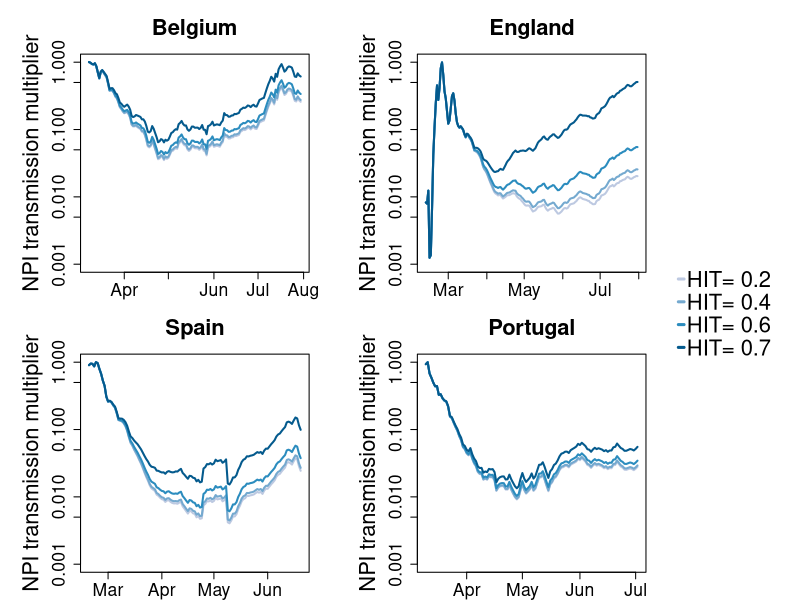

Recreate this plot in R.
library(lubridate)
library(magrittr)
library(RColorBrewer)

cols= brewer.pal(n = 5, name = "PuBu")[-(1)]

setwd("C:/Users/Michael Lachmann/Documents/CV19")

pop=c(England=67e6,Belgium=12e6,Portugal=10e6,Spain=47e6)

# Multipliers for positive cases to real cases
mult=1/c(England=0.024,Belgium=0.06,Portugal=0.09,Spain=0.06)


a=read.csv("european_country_rt-plus-cases.csv",header = T,as.is=T)
a$date %<>% ymd


layout(rbind(c(1:2,5),c(3:4,5)),widths = c(0.4,0.4,0.15))
m=par("mar")
par(mar=c(2.1,6.1,4.1,2.1))
for( country in c("Belgium", "England","Spain","Portugal")) {
  b=a[a$country==country,]
  
  o=order(b$date,na.last = T)
  b=b[o,]

    b$inf=cumsum(b$cases)
  population =  pop[country]
  
  R0=max(b$mean_rt,na.rm=T)
  
  Rt=b$median_rt
  
  
  
  multiplier = mult[country]

  St=1 - b$inf * multiplier / population
  i=!is.na(Rt)
  Rt=Rt[i]
  St=St[i]
  D=b$date[i]
  
  
  S.star=0.2
  Mt = exp(R0 * ( log(St)/log(S.star) - (1-log(Rt)/log(R0))))
  par(cex.axis=1.6)
  par(cex.lab=2)
  par(cex.main=2)
  plot(D,Mt,log="y",ylim=c(0.001,1),xlab="Date",ylab="NPI transmission multiplier",main=country ,type="n")
  S.stars=1-c(0.7,0.6,0.4,0.2)

  for( i in seq_along(S.stars) ){
    S.star=S.stars[i]
    Mt = exp(R0 * ( log(St)/log(S.star) - (1-log(Rt)/log(R0))))
    lines( D, Mt,col=cols[i],lwd=2)  
  }
}
plot(1, type = "n", axes=FALSE, xlab="", ylab="")
par(mar=c(0,0,0,0))
legend("right",legend=paste("HIT=",rev(round(1-S.stars,2))),col=cols[1:4],lty=1,lwd=3,horiz = F,inset = 0,box.lty = 0,cex=2)
par(mar=m)